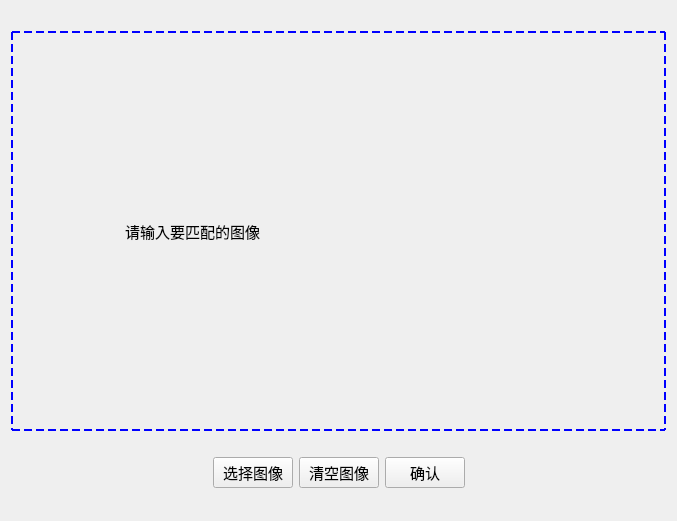
<?xml version="1.0" encoding="UTF-8"?>
<ui version="4.0">
 <class>Form</class>
 <widget class="QWidget" name="Form">
  <property name="geometry">
   <rect>
    <x>0</x>
    <y>0</y>
    <width>677</width>
    <height>521</height>
   </rect>
  </property>
  <property name="windowTitle">
   <string>请输入要匹配的图像</string>
  </property>
  <layout class="QGridLayout" name="gridLayout">
   <item row="0" column="0">
    <widget class="QLabel" name="label">
     <property name="sizePolicy">
      <sizepolicy hsizetype="Ignored" vsizetype="Ignored">
       <horstretch>0</horstretch>
       <verstretch>0</verstretch>
      </sizepolicy>
     </property>
     <property name="maximumSize">
      <size>
       <width>16777215</width>
       <height>400</height>
      </size>
     </property>
     <property name="font">
      <font>
       <pointsize>11</pointsize>
      </font>
     </property>
     <property name="mouseTracking">
      <bool>false</bool>
     </property>
     <property name="styleSheet">
      <string notr="true">border-style: dashed;
border-width: 2px;
border-color: red;
border: 2px dashed blue;</string>
     </property>
     <property name="text">
      <string>                          请输入要匹配的图像</string>
     </property>
    </widget>
   </item>
   <item row="1" column="0">
    <layout class="QHBoxLayout" name="horizontalLayout_2">
     <item>
      <spacer name="horizontalSpacer_2">
       <property name="orientation">
        <enum>Qt::Horizontal</enum>
       </property>
       <property name="sizeHint" stdset="0">
        <size>
         <width>40</width>
         <height>20</height>
        </size>
       </property>
      </spacer>
     </item>
     <item>
      <layout class="QHBoxLayout" name="horizontalLayout">
       <item>
        <widget class="QPushButton" name="pushButton">
         <property name="font">
          <font>
           <pointsize>11</pointsize>
          </font>
         </property>
         <property name="text">
          <string>选择图像</string>
         </property>
        </widget>
       </item>
       <item>
        <widget class="QPushButton" name="pushButton_2">
         <property name="font">
          <font>
           <pointsize>11</pointsize>
          </font>
         </property>
         <property name="text">
          <string>清空图像</string>
         </property>
        </widget>
       </item>
       <item>
        <widget class="QPushButton" name="pushButton_3">
         <property name="font">
          <font>
           <pointsize>11</pointsize>
          </font>
         </property>
         <property name="text">
          <string>确认</string>
         </property>
        </widget>
       </item>
      </layout>
     </item>
     <item>
      <spacer name="horizontalSpacer">
       <property name="orientation">
        <enum>Qt::Horizontal</enum>
       </property>
       <property name="sizeHint" stdset="0">
        <size>
         <width>40</width>
         <height>20</height>
        </size>
       </property>
      </spacer>
     </item>
    </layout>
   </item>
  </layout>
 </widget>
 <resources/>
 <connections/>
</ui>
